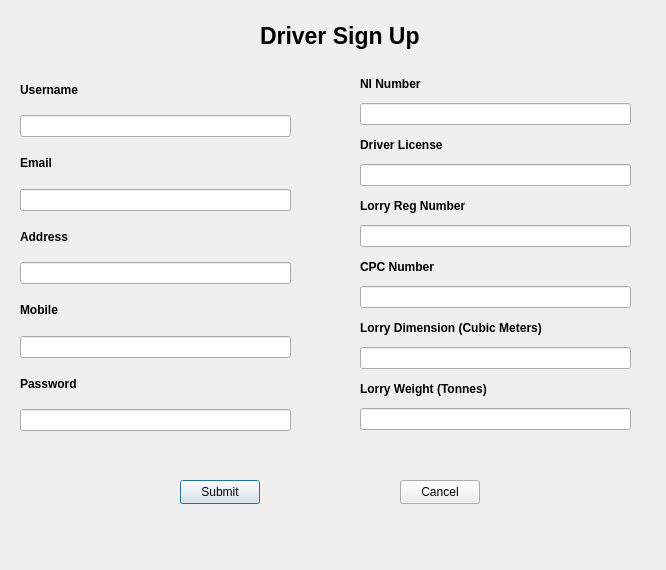
<?xml version="1.0" encoding="UTF-8"?>
<ui version="4.0">
 <class>DRsignuppage</class>
 <widget class="QDialog" name="DRsignuppage">
  <property name="geometry">
   <rect>
    <x>0</x>
    <y>0</y>
    <width>666</width>
    <height>570</height>
   </rect>
  </property>
  <property name="windowTitle">
   <string>E-TM Platform | Sign Up</string>
  </property>
  <widget class="QPushButton" name="submitBtn">
   <property name="geometry">
    <rect>
     <x>180</x>
     <y>480</y>
     <width>80</width>
     <height>24</height>
    </rect>
   </property>
   <property name="text">
    <string>Submit</string>
   </property>
  </widget>
  <widget class="QWidget" name="layoutWidget">
   <property name="geometry">
    <rect>
     <x>20</x>
     <y>70</y>
     <width>271</width>
     <height>361</height>
    </rect>
   </property>
   <layout class="QVBoxLayout" name="verticalLayout_2">
    <item>
     <layout class="QVBoxLayout" name="verticalLayout">
      <item>
       <widget class="QLabel" name="label_2">
        <property name="font">
         <font>
          <bold>true</bold>
         </font>
        </property>
        <property name="text">
         <string>Username</string>
        </property>
       </widget>
      </item>
      <item>
       <widget class="QLineEdit" name="usernameField"/>
      </item>
      <item>
       <widget class="QLabel" name="label_4">
        <property name="font">
         <font>
          <bold>true</bold>
         </font>
        </property>
        <property name="text">
         <string>Email</string>
        </property>
       </widget>
      </item>
      <item>
       <widget class="QLineEdit" name="emailField"/>
      </item>
      <item>
       <widget class="QLabel" name="label_5">
        <property name="font">
         <font>
          <bold>true</bold>
         </font>
        </property>
        <property name="text">
         <string>Address</string>
        </property>
       </widget>
      </item>
      <item>
       <widget class="QLineEdit" name="adressField"/>
      </item>
      <item>
       <widget class="QLabel" name="label_6">
        <property name="font">
         <font>
          <bold>true</bold>
         </font>
        </property>
        <property name="text">
         <string>Mobile</string>
        </property>
       </widget>
      </item>
      <item>
       <widget class="QLineEdit" name="mobileField"/>
      </item>
      <item>
       <widget class="QLabel" name="label_3">
        <property name="font">
         <font>
          <bold>true</bold>
         </font>
        </property>
        <property name="text">
         <string>Password</string>
        </property>
       </widget>
      </item>
      <item>
       <widget class="QLineEdit" name="passwordField">
        <property name="echoMode">
         <enum>QLineEdit::Password</enum>
        </property>
       </widget>
      </item>
     </layout>
    </item>
   </layout>
  </widget>
  <widget class="QPushButton" name="cancelBtn">
   <property name="geometry">
    <rect>
     <x>400</x>
     <y>480</y>
     <width>80</width>
     <height>24</height>
    </rect>
   </property>
   <property name="text">
    <string>Cancel</string>
   </property>
  </widget>
  <widget class="QLabel" name="label">
   <property name="geometry">
    <rect>
     <x>260</x>
     <y>0</y>
     <width>171</width>
     <height>71</height>
    </rect>
   </property>
   <property name="font">
    <font>
     <pointsize>17</pointsize>
     <bold>true</bold>
    </font>
   </property>
   <property name="text">
    <string>Driver Sign Up</string>
   </property>
  </widget>
  <widget class="QWidget" name="">
   <property name="geometry">
    <rect>
     <x>360</x>
     <y>70</y>
     <width>271</width>
     <height>360</height>
    </rect>
   </property>
   <layout class="QVBoxLayout" name="verticalLayout_3">
    <item>
     <widget class="QLabel" name="label_7">
      <property name="font">
       <font>
        <bold>true</bold>
       </font>
      </property>
      <property name="text">
       <string>NI Number</string>
      </property>
     </widget>
    </item>
    <item>
     <widget class="QLineEdit" name="ninField"/>
    </item>
    <item>
     <widget class="QLabel" name="label_12">
      <property name="font">
       <font>
        <bold>true</bold>
       </font>
      </property>
      <property name="text">
       <string>Driver License</string>
      </property>
     </widget>
    </item>
    <item>
     <widget class="QLineEdit" name="DLField"/>
    </item>
    <item>
     <widget class="QLabel" name="label_11">
      <property name="font">
       <font>
        <bold>true</bold>
       </font>
      </property>
      <property name="text">
       <string>Lorry Reg Number</string>
      </property>
     </widget>
    </item>
    <item>
     <widget class="QLineEdit" name="lorryRegNumField"/>
    </item>
    <item>
     <widget class="QLabel" name="label_8">
      <property name="font">
       <font>
        <bold>true</bold>
       </font>
      </property>
      <property name="text">
       <string>CPC Number</string>
      </property>
     </widget>
    </item>
    <item>
     <widget class="QLineEdit" name="CPCField"/>
    </item>
    <item>
     <widget class="QLabel" name="label_9">
      <property name="font">
       <font>
        <bold>true</bold>
       </font>
      </property>
      <property name="text">
       <string>Lorry Dimension (Cubic Meters)</string>
      </property>
     </widget>
    </item>
    <item>
     <widget class="QLineEdit" name="lorryDimensionField"/>
    </item>
    <item>
     <widget class="QLabel" name="label_13">
      <property name="font">
       <font>
        <bold>true</bold>
       </font>
      </property>
      <property name="text">
       <string>Lorry Weight (Tonnes)</string>
      </property>
     </widget>
    </item>
    <item>
     <widget class="QLineEdit" name="lorryWeightField"/>
    </item>
   </layout>
  </widget>
 </widget>
 <resources/>
 <connections/>
</ui>
